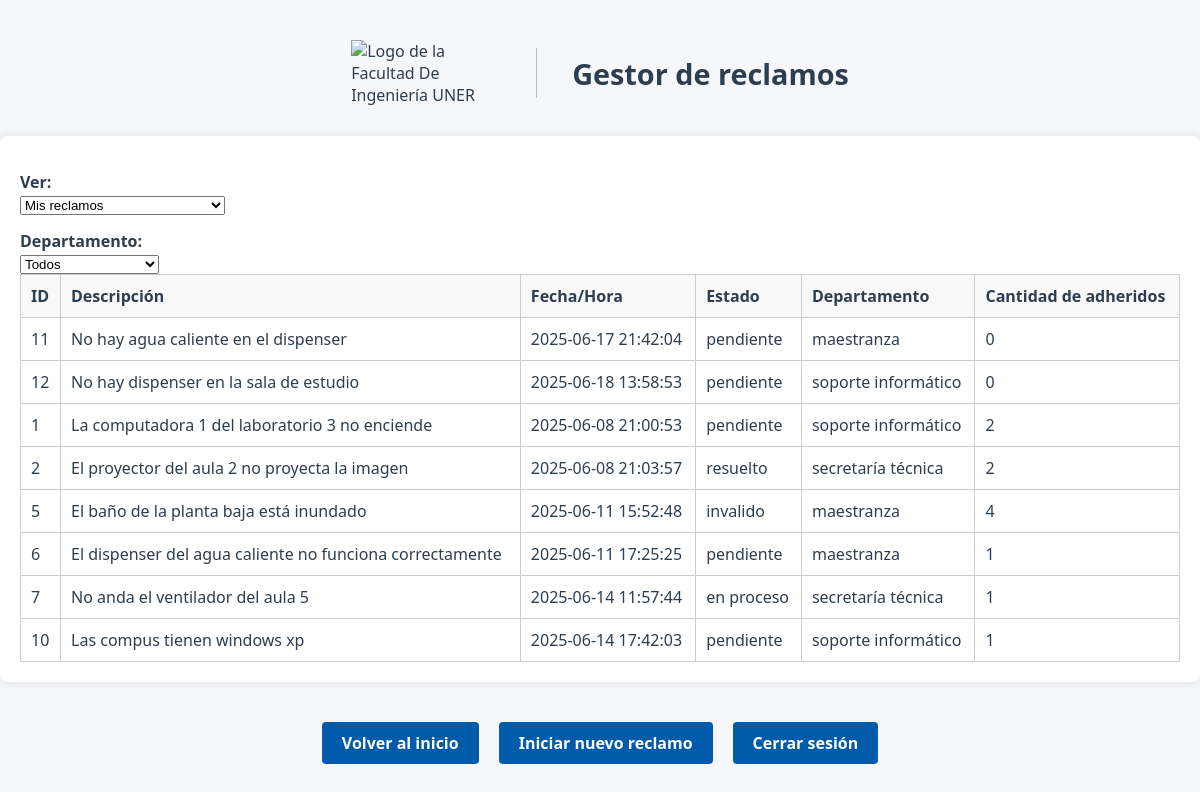
Page /listarReclamos (signed in) on the earlier database version.
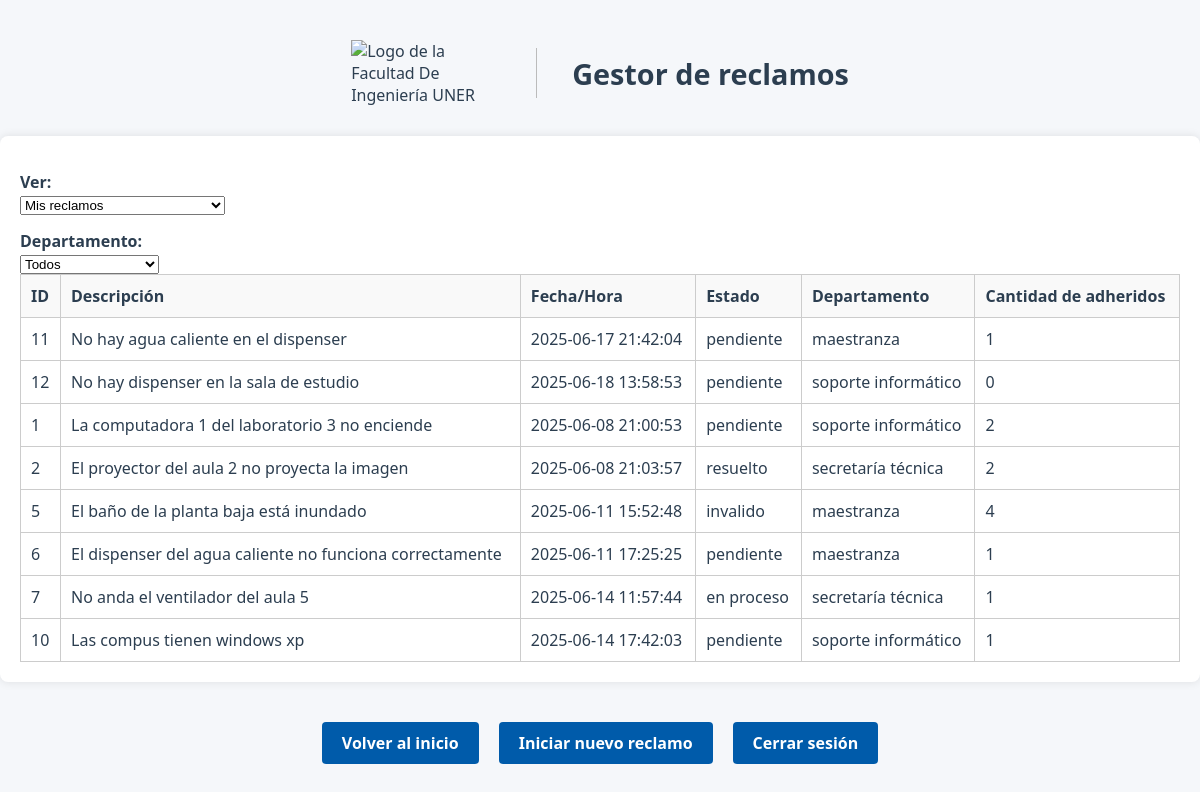
Same page on the later database version.
### modules/modelosDTO.py (models this page shows, shortened)
class ModeloReclamo(Base):
    __tablename__ = 'Reclamos'
    id = Column(Integer(), primary_key=True, autoincrement=True)
    idUsuario = Column(Integer, ForeignKey('Usuarios.id'), nullable=False)
    fechaYHora = Column(String(50), nullable=False)  # Formato de fecha y hora
    estado = Column(String(20), nullable=False, default='pendiente')
    tiempoResolucion = Column(Integer, nullable=True, default=None)
    departamento = Column(String(20), nullable=False)
    numeroAdheridos = Column(Integer, nullable=False, default=0)
    descripcion = Column(Text, nullable=False)
    imagen = Column(String(255), nullable=True)
    usuariosAdheridos = relationship(
        "ModeloUsuario",
        secondary=asociacion_usuarios_adheridos,
        backref="reclamosAdheridos"
    ) #como definimos backref no hace falta poner la relacion inversa

### server.py (the view)
@app.route("/listarReclamos", methods=["GET", "POST"])
@login_required
def listarReclamos():
    username = current_user.nombre
    idUsuario = current_user.id
    filtro_usuario = request.form.get("filtroUsuario", "mios")
    filtro_departamento = request.form.get("filtroDepartamento", "todos")
    if filtro_usuario == "todos":
        reclamos_filtrados = repoReclamo.obtenerRegistrosFiltro("estado", "pendiente")
    elif filtro_usuario == "mios":
        reclamos_mios = repoReclamo.obtenerRegistrosFiltro("idUsuario", idUsuario)
        todos_reclamos = repoReclamo.obtenerRegistrosTotales()
        reclamos_adheridos = [r for r in todos_reclamos if idUsuario in r.usuariosAdheridos]
        reclamos_filtrados = list({r.id: r for r in reclamos_mios + reclamos_adheridos}.values())
    if filtro_departamento != "todos":
        reclamos_filtrados = [
            r for r in reclamos_filtrados if r.departamento == filtro_departamento
        ]
    return render_template(
        "listarReclamos.html",
        reclamos=reclamos_filtrados,
        username=username,
        idUsuario=idUsuario,
        filtro_usuario=filtro_usuario
    )

### modules/gestorLogin.py (called while the page is built)
    def __cargarUsuarioActual(self, idUsuario):
        usuario = self.__gestorUsuarios.cargarUsuario(idUsuario)
        if usuario:
            return FlaskLoginUser(usuario)
        return None

### modules/gestorUsuarios.py (called while the page is built)
    def cargarUsuario(self, idUsuario):
        registro = self.__repo.obtenerRegistroFiltro("id", idUsuario) #devuelve un objeto Usuario o None
        return registro.to_dict() if registro else None

### modules/reclamo.py (called while the page is built)
    @property
    def id(self):
        return self.__id

    @property
    def fechaYHora(self):
        return self.__fechaYHora

    @property
    def estado(self):
        return self.__estado

    @property
    def departamento(self):
        return self.__departamento

    @property
    def numeroAdheridos(self):
        return self.__numeroAdheridos

    @property
    def descripcion(self):
        return self.__descripcion

    @property
    def usuariosAdheridos(self):
        return self.__usuariosAdheridos

### modules/repositorioConcretoBD.py (called while the page is built)
    def obtenerRegistroFiltro(self, filtro, valor):
        modeloUsuario = self.__session.query(ModeloUsuario).filter_by(**{filtro:valor}).first()
        return self.__map_modelo_a_usuario(modeloUsuario) if modeloUsuario else None

    def __map_modelo_a_usuario(self, modeloUsuario: ModeloUsuario):
        return Usuario(
            id=modeloUsuario.id,  # Asumiendo que el modelo tiene un campo id
            nombre=modeloUsuario.nombre,
            apellido=modeloUsuario.apellido,
            email=modeloUsuario.email,
            nombreUsuario=modeloUsuario.nombreUsuario,
            rol=modeloUsuario.rol,
            password=modeloUsuario.password
        )

    def obtenerRegistrosFiltro(self, filtro, valor):
        if isinstance(valor, list) and len(valor) > 0:
            valor = valor[0]
        modeloReclamo = self.__session.query(ModeloReclamo).filter_by(**{filtro: valor}).all()
        if modeloReclamo:
            return [self.__map_modelo_a_reclamo(reclamo) for reclamo in modeloReclamo]
        return []

    def obtenerRegistrosTotales(self):
        modeloReclamo = self.__session.query(ModeloReclamo).all()
        return [self.__map_modelo_a_reclamo(reclamo) for reclamo in modeloReclamo]

### modules/usuario.py (called while the page is built)
    @property
    def id(self):
        return self.__id

    @property
    def nombre(self):
        return self.__nombre

    @property
    def apellido(self):
        return self.__apellido

    @property
    def email(self):
        return self.__email

    @property
    def nombreUsuario(self):
        return self.__nombreUsuario

### templates/listarReclamos.html (shortened to what this page needs)
<!DOCTYPE html>
<html lang="es">
<head>
    <link rel="stylesheet" href="{{ url_for('static', filename='style.css') }}">
</head>
<body>
    <div class="header">
        <img src="{{ url_for('static', filename='logoFiuner.png') }}" alt="Logo de la Facultad De Ingeniería UNER" class="logo" width="150" height="50">
        <h1>Gestor de reclamos</h1>
    </div>
<div class="tabla-reclamos">
    <form method="post" action="{{ url_for('listarReclamos') }}">
        <div class="filtros-superiores">
            <label for="filtroUsuario">Ver:</label>
            <select name="filtroUsuario" onchange="this.form.submit()">
                <option value="mios" {% if request.form.get('filtroUsuario') == 'mios' %}selected{% endif %}>Mis reclamos</option>
            </select>
            <label for="filtroDepartamento">Departamento:</label>
            <select name="filtroDepartamento" onchange="this.form.submit()">
                <option value="todos" {% if request.form.get('filtroDepartamento') == 'todos' %}selected{% endif %}>Todos</option>
            </select>
        </div>
    </form>
    <table>
        <thead>
            <tr>
                <th>ID</th>
                <th>Descripción</th>
                <th>Fecha/Hora</th>
                <th>Estado</th>
                <th>Departamento</th>
                <th>Cantidad de adheridos</th>
            </tr>
        </thead>
        <tbody>
            {% if reclamos %}
                {% for reclamo in reclamos %}
                    <tr>
                        <td>{{ reclamo.id }}</td>
                        <td>{{ reclamo.descripcion }}</td>
                        <td>{{ reclamo.fechaYHora }}</td>
                        <td>{{ reclamo.estado }}</td>
                        <td>{{ reclamo.departamento }}</td>
                        <td>{{ reclamo.numeroAdheridos }}</td>
                    </tr>
                {% endfor %}
            {% else %}
                <tr>
                    <td colspan="7" style="text-align: center;">No hay reclamos para mostrar.</td>
                </tr>
            {% endif %}
        </tbody>
    </table>
</div>
    <div class="botones">
        <a href="{{ url_for('bienvenido') }}" class="btn-registro">Volver al inicio</a>
        <a href="{{ url_for('crearReclamos') }}" class="btn-registro">Iniciar nuevo reclamo</a>
        <a href="{{ url_for('logout') }}" class="btn-registro">Cerrar sesión</a>
    </div>
</body>
</html>

### static/style.css (style rules this page uses)
.header { display: flex; align-items: center; justify-content: center; gap: 20px; margin-top: 40px; padding: 0 20px; text-align: left; flex-wrap: wrap; }
body { font-family: 'Segoe UI', 'Roboto', 'Helvetica Neue', sans-serif; background-color: #f5f7fa; color: #2c3e50; margin: 0; padding: 0; min-height: 100vh; }
.logo { width: 150px; height: auto; }
h1 { font-size: 1.8em; color: #2c3e50; margin: 0; }
.btn-registro, .links { display: inline-block; padding: 10px 20px; background-color: #005baa; color: #fff !important; border: none; border-radius: 4px; text-decoration: none; font-weight: bold; margin-top: 10px; transition: background 0.2s; cursor: pointer; }
form { background-color: transparent; padding: 0; margin-top: 0; border-radius: 0; box-shadow: none; width: 100%; max-width: none; }
label { display: block; margin-top: 15px; font-weight: 600; }
.botones { display: flex; gap: 20px; flex-wrap: wrap; justify-content: center; margin-top: 20px; }
.tabla-reclamos { background-color: white; width: 100%; padding: 20px; box-sizing: border-box; border-radius: 8px; box-shadow: 0 0 10px rgba(0,0,0,0.1); margin-top: 30px; }
.tabla-reclamos table { width: 100%; border-collapse: collapse; }
.tabla-reclamos th, .tabla-reclamos td { padding: 10px; border: 1px solid #ccc; text-align: left; }
.tabla-reclamos thead { background-color: #f9f9f9; }
.botones { margin-top: 30px; text-align: center; }
.header { display: flex; align-items: center; gap: 15px; margin-bottom: 20px; }

Differences in the rows shown:
changed ModeloReclamo "No hay agua caliente en el dispenser": numeroAdheridos "0" → "1"
